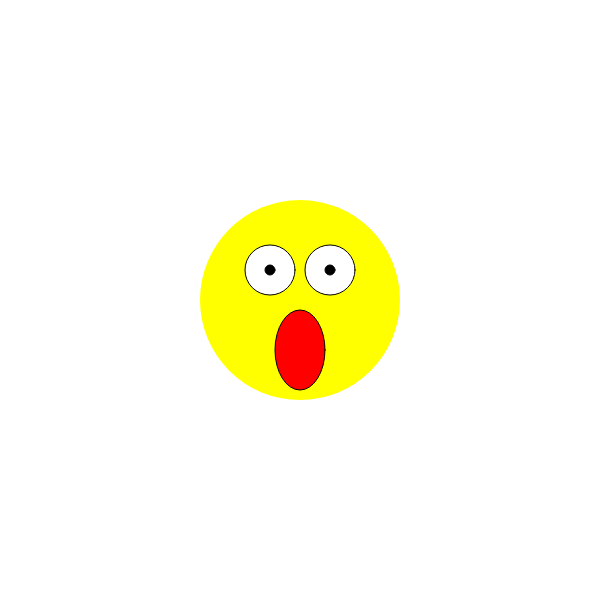
Frame 1 (no input)
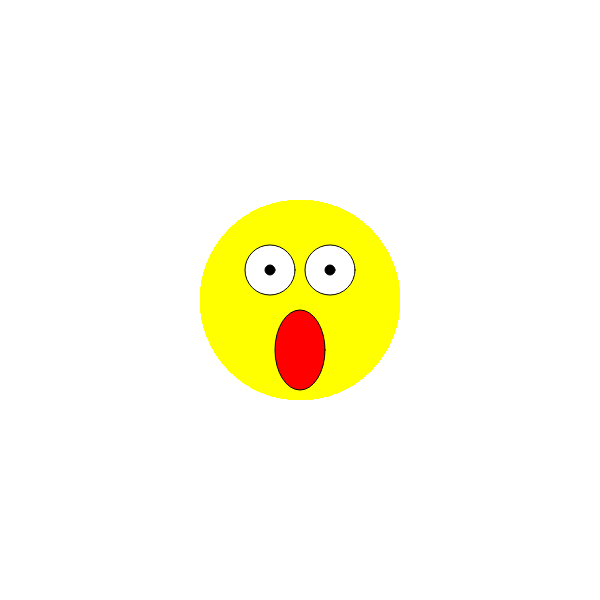
Frame 60 (no input)
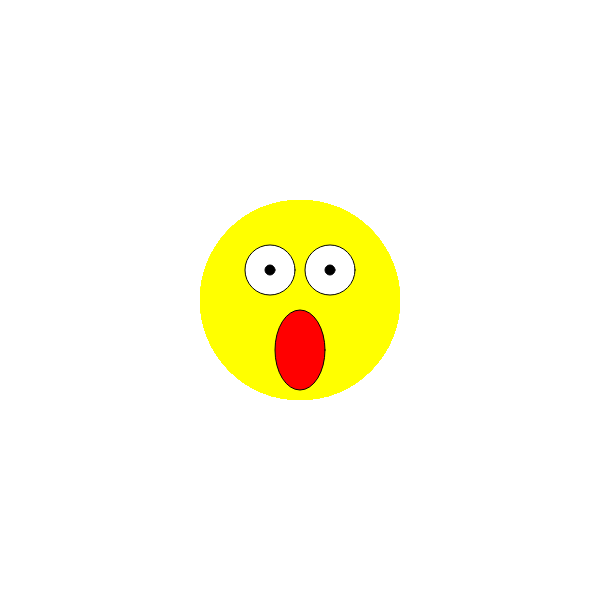
Frame 120 (the mouse pressed at the canvas centre since frame 60)

The p5.js sketch that drew these frames (run headless with seeded random() and noise() and a simulated clock; from frame 60 on, the mouse is pressed at the canvas centre):

// p5.js sketch
// ── sketch.js
/*
Draw a smiley face relative to the center of the face.

Once you've completed the challenge. Change the values of faceX and faceY.
Does your drawing still look right?
*/

var faceX = 300;
var faceY = 300;
var faceSize = 200;
var eyeLeftX = faceX - 30;
var eyeRightX = faceX + 30;
var eyeY = faceY - 30;
var eyeSize = 50;
var pupilSize = 10;
var mouthX = faceX;
var mouthY = faceY + 50;
var mouthWidth = 50;
var mouthHeight = 80;

var setup = function() {
  	createCanvas(600, 600);
};

var draw = function() {
	noStroke();
	strokeWeight(1);

	// yellow face
	fill(255, 255, 0);
	ellipse(faceX, faceY, faceSize, faceSize);
	
	stroke(0, 0, 0);
	// white eyes
	fill(255, 255, 255);
	// eyes
	ellipse(eyeLeftX, eyeY, eyeSize, eyeSize);
	ellipse(eyeRightX, eyeY, eyeSize, eyeSize);

	// black pupils
	fill(0, 0, 0);
	// pupils
	ellipse(eyeLeftX, eyeY, pupilSize, pupilSize);
	ellipse(eyeRightX, eyeY, pupilSize, pupilSize);	

	// red mouth
	fill(255, 0, 0);
	// mouth
	ellipse(mouthX, mouthY, mouthWidth, mouthHeight);
};
